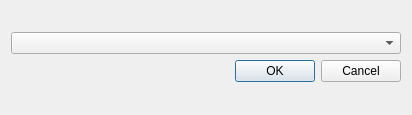
<?xml version="1.0" encoding="UTF-8"?>
<ui version="4.0">
 <class>ConvertFileDialog</class>
 <widget class="QDialog" name="ConvertFileDialog">
  <property name="geometry">
   <rect>
    <x>0</x>
    <y>0</y>
    <width>412</width>
    <height>115</height>
   </rect>
  </property>
  <property name="windowTitle">
   <string>Convert DataLog To CSV</string>
  </property>
  <layout class="QGridLayout" name="gridLayout">
   <item row="0" column="0">
    <layout class="QVBoxLayout" name="verticalLayout">
     <item>
      <widget class="QComboBox" name="FilenameComboBox"/>
     </item>
     <item>
      <widget class="QDialogButtonBox" name="buttonBox">
       <property name="orientation">
        <enum>Qt::Horizontal</enum>
       </property>
       <property name="standardButtons">
        <set>QDialogButtonBox::Cancel|QDialogButtonBox::Ok</set>
       </property>
      </widget>
     </item>
    </layout>
   </item>
  </layout>
 </widget>
 <resources/>
 <connections>
  <connection>
   <sender>buttonBox</sender>
   <signal>accepted()</signal>
   <receiver>ConvertFileDialog</receiver>
   <slot>accept()</slot>
   <hints>
    <hint type="sourcelabel">
     <x>248</x>
     <y>254</y>
    </hint>
    <hint type="destinationlabel">
     <x>157</x>
     <y>274</y>
    </hint>
   </hints>
  </connection>
  <connection>
   <sender>buttonBox</sender>
   <signal>rejected()</signal>
   <receiver>ConvertFileDialog</receiver>
   <slot>reject()</slot>
   <hints>
    <hint type="sourcelabel">
     <x>316</x>
     <y>260</y>
    </hint>
    <hint type="destinationlabel">
     <x>286</x>
     <y>274</y>
    </hint>
   </hints>
  </connection>
 </connections>
</ui>
